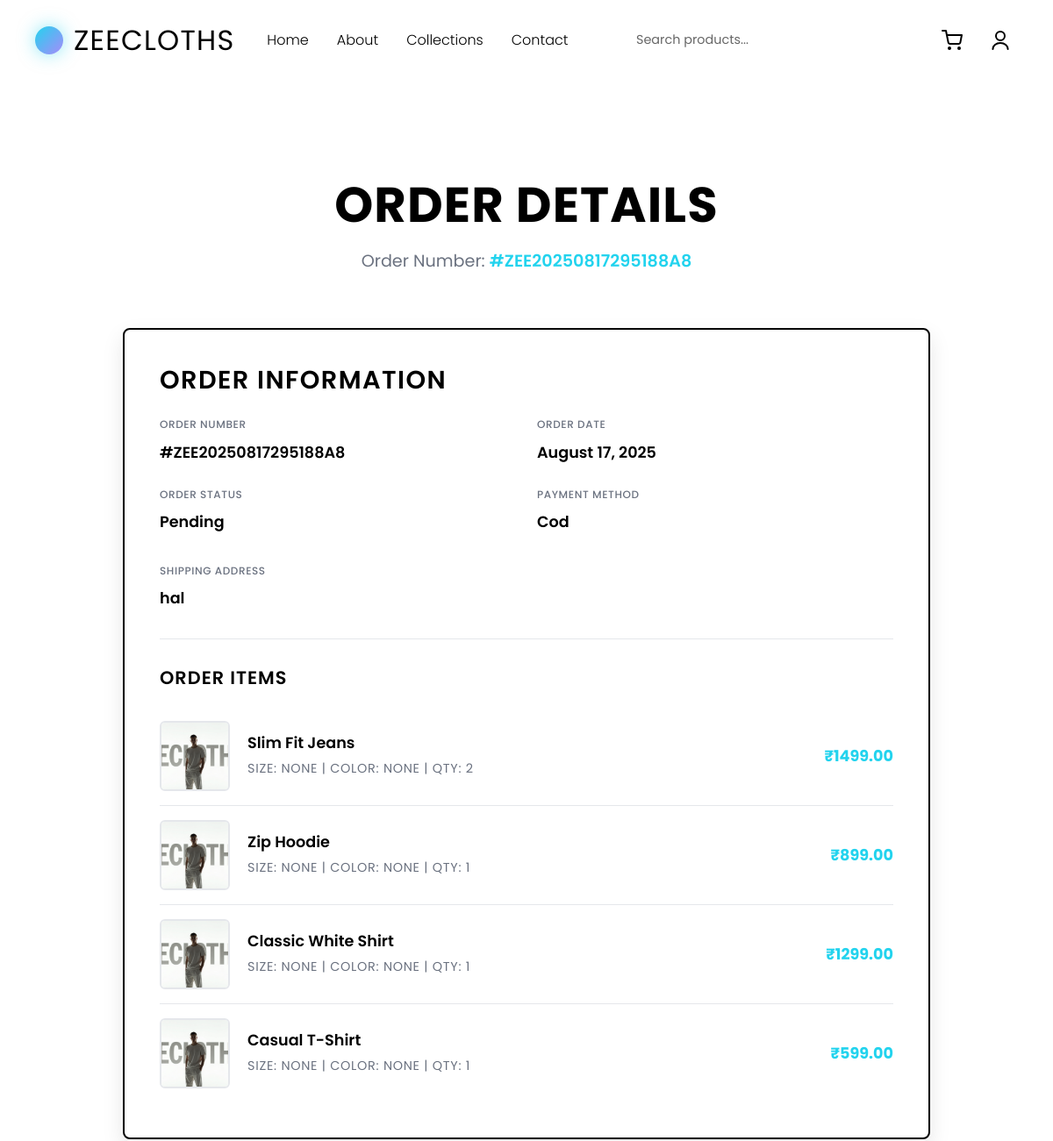
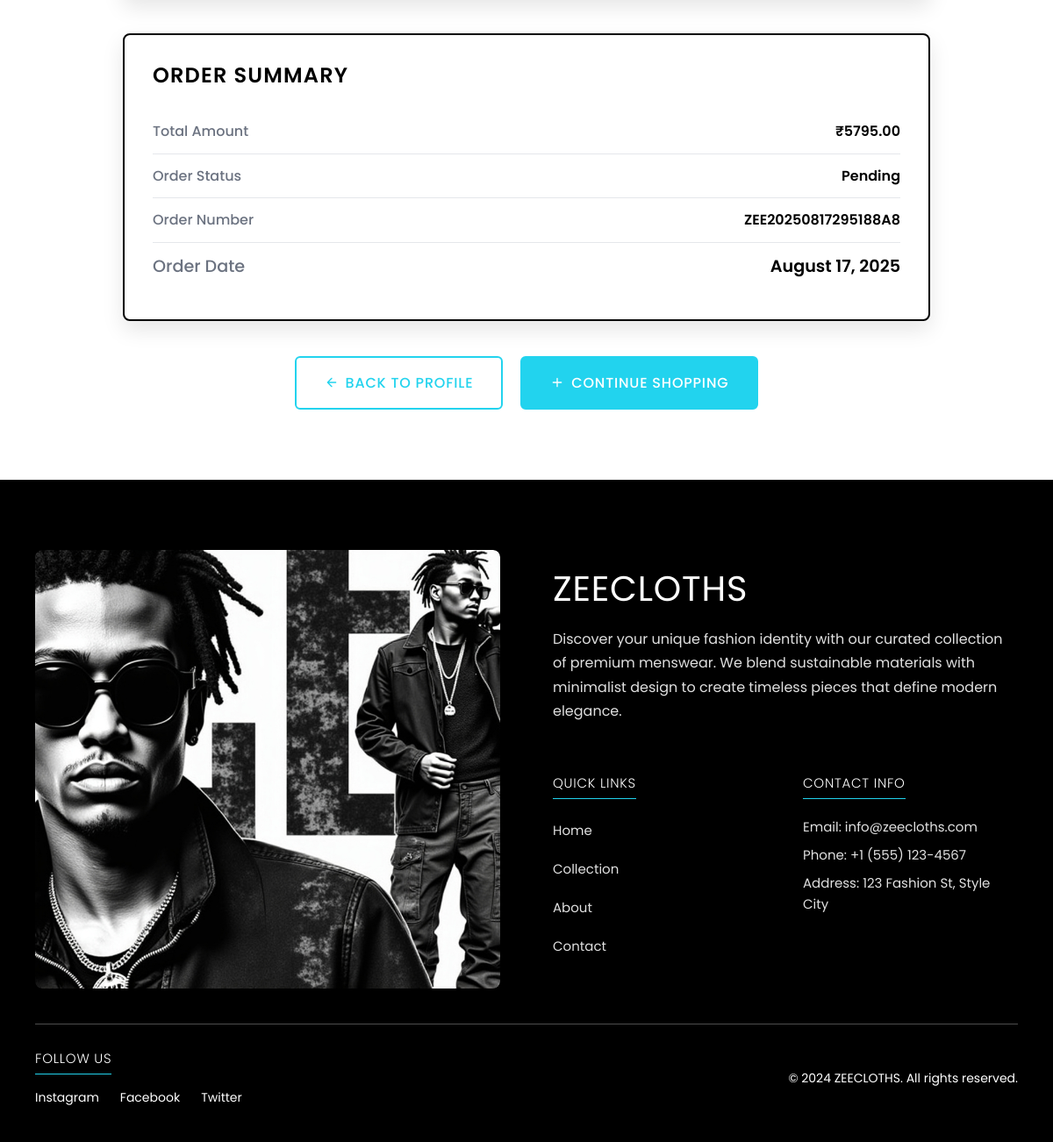
Screenshot of /order/1 (signed in) with the database file from the repository (2 pictures, top to bottom).
### models.py (models this page shows, shortened)
class Order(db.Model):
    id = db.Column(db.Integer, primary_key=True)
    order_number = db.Column(db.String(20), unique=True, nullable=False)
    user_id = db.Column(db.Integer, db.ForeignKey('user.id'), nullable=False)
    total_amount = db.Column(db.Float, nullable=False)
    status = db.Column(db.String(20), default='pending')  # pending, processing, shipped, delivered, cancelled
    payment_method = db.Column(db.String(20))
    shipping_address = db.Column(db.Text)
    billing_address = db.Column(db.Text)
    created_at = db.Column(db.DateTime, default=datetime.utcnow)
    items = db.relationship('OrderItem', backref='order', lazy=True)

class OrderItem(db.Model):
    id = db.Column(db.Integer, primary_key=True)
    order_id = db.Column(db.Integer, db.ForeignKey('order.id'), nullable=False)
    product_id = db.Column(db.Integer, db.ForeignKey('product.id'), nullable=False)
    quantity = db.Column(db.Integer, nullable=False)
    price = db.Column(db.Float, nullable=False)
    size = db.Column(db.String(10))
    color = db.Column(db.String(20))

class Product(db.Model):
    id = db.Column(db.Integer, primary_key=True)
    name = db.Column(db.String(100), nullable=False)
    description = db.Column(db.Text)
    price = db.Column(db.Float, nullable=False)
    stock = db.Column(db.Integer, default=0)
    image_url = db.Column(db.String(200))
    sizes = db.Column(db.String(200))  # JSON string of available sizes
    colors = db.Column(db.String(200))  # JSON string of available colors
    category_id = db.Column(db.Integer, db.ForeignKey('category.id'), nullable=False)
    created_at = db.Column(db.DateTime, default=datetime.utcnow)
    order_items = db.relationship('OrderItem', backref='product', lazy=True)

### routes/user_routes.py (the view)
@user_bp.route('/order/<int:order_id>')
@login_required
def order_detail(order_id):
    order = Order.query.get_or_404(order_id)
    if order.user_id != current_user.id and not current_user.is_admin:
        flash('Access denied', 'error')
        return redirect(url_for('user.profile'))
    return render_template('order_detail.html', order=order)

### app.py (called while the page is built)
@login_manager.user_loader
def load_user(user_id):
    return User.query.get(int(user_id))

### templates/order_detail.html (shortened to what this page needs)
{% extends "base.html" %}
{% block content %}
<div class="order-detail-page">
    <div class="container">
    <div class="page-header">
      <h1>Order Details</h1>
      <div class="order-number">
        Order Number: <span class="number">#{{ order.order_number }}</span>
      </div>
    </div>
    <div class="order-details">
      <h2>Order Information</h2>
      <div class="detail-grid">
        <div class="detail-item">
          <span class="detail-label">Order Number</span>
          <span class="detail-value">#{{ order.order_number }}</span>
        </div>
        <div class="detail-item">
          <span class="detail-label">Order Date</span>
          <span class="detail-value">{{ order.created_at.strftime('%B %d, %Y') }}</span>
        </div>
        <div class="detail-item">
          <span class="detail-label">Order Status</span>
          <span class="detail-value">{{ order.status.title() }}</span>
        </div>
        <div class="detail-item">
          <span class="detail-label">Payment Method</span>
          <span class="detail-value">{{ order.payment_method.title() }}</span>
        </div>
      </div>
      <div class="detail-item" style="margin-top: 24px;">
        <span class="detail-label">Shipping Address</span>
        <span class="detail-value">
          {{ order.shipping_address }}
        </span>
      </div>
      <div class="order-items">
        <h3>Order Items</h3>
        {% for item in order.items %}
        <div class="item">
          <div class="item-image">
            <img src="{{ item.product.image_url }}" alt="{{ item.product.name }}">
          </div>
          <div class="item-details">
            <div class="item-name">{{ item.product.name }}</div>
            <div class="item-meta">Size: {{ item.size }} | Color: {{ item.color }} | Qty: {{ item.quantity }}</div>
          </div>
          <div class="item-price">₹{{ "%.2f"|format(item.price) }}</div>
        </div>
        {% endfor %}
      </div>
    </div>
    <div class="order-summary">
      <h3>Order Summary</h3>
      <div class="summary-item">
        <span class="summary-label">Total Amount</span>
        <span class="summary-value">₹{{ "%.2f"|format(order.total_amount) }}</span>
      </div>
      <div class="summary-item">
        <span class="summary-label">Order Status</span>
        <span class="summary-value">{{ order.status.title() }}</span>
      </div>
      <div class="summary-item">
        <span class="summary-label">Order Number</span>
        <span class="summary-value">{{ order.order_number }}</span>
      </div>
      <div class="summary-item">
        <span class="summary-label">Order Date</span>
        <span class="summary-value">{{ order.created_at.strftime('%B %d, %Y') }}</span>
      </div>
    </div>
    <div class="action-buttons">
      <a href="{{ url_for('user.profile') }}" class="btn btn-secondary">
        <svg width="16" height="16" viewBox="0 0 24 24" fill="none" xmlns="http://www.w3.org/2000/svg">
          <path d="M19 12H5M12 19L5 12L12 5" stroke="currentColor" stroke-width="2" stroke-linecap="round" stroke-linejoin="round"/>
        </svg>
        Back to Profile
      </a>
      <a href="{{ url_for('shop.shop') }}" class="btn btn-primary">
        <svg width="16" height="16" viewBox="0 0 24 24" fill="none" xmlns="http://www.w3.org/2000/svg">
          <path d="M12 5V19M5 12H19" stroke="currentColor" stroke-width="2" stroke-linecap="round" stroke-linejoin="round"/>
        </svg>
        Continue Shopping
      </a>
    </div>
  </div>
</div>
{% endblock %}

### static/css/styles.css (style rules this page uses)
* { margin: 0; padding: 0; box-sizing: border-box; }
body { font-family: 'Poppins', sans-serif; line-height: 1.6; color: #333; background: #ffffff; overflow-x: hidden; }
.container { max-width: 1400px; margin: 0 auto; padding: 0 40px; }
h1, h2, h3, h4, h5, h6 { font-weight: 400; line-height: 1.2; margin-bottom: 1rem; }
h1 { font-size: 3rem; }
h2 { font-size: 2.5rem; }
h3 { font-size: 2rem; }
a { color: inherit; text-decoration: none; transition: all 0.3s ease; }
.btn { display: inline-block; padding: 12px 24px; background: #22d3ee; color: #ffffff; border: none; border-radius: 8px; font-weight: 300; cursor: pointer; transition: all 0.3s ease; text-decoration: none; font-size: 1rem; }
.btn-secondary { background: transparent; border: 1px solid #22d3ee; color: #22d3ee; }

### rows the page displays
Order: order_number "ZEE20250817295188A8", created_at "August 17, 2025", status "Pending", payment_method "Cod", shipping_address "hal", total_amount "5795.00"
OrderItem: product.image_url (picture), product.name "Slim Fit Jeans", size "NONE", color "NONE", quantity "2", price "1499.00"
OrderItem: product.image_url (picture), product.name "Zip Hoodie", size "NONE", color "NONE", quantity "1", price "899.00"
OrderItem: product.image_url (picture), product.name "Classic White Shirt", size "NONE", color "NONE", quantity "1", price "1299.00"
OrderItem: product.image_url (picture), product.name "Casual T-Shirt", size "NONE", color "NONE", quantity "1", price "599.00"
